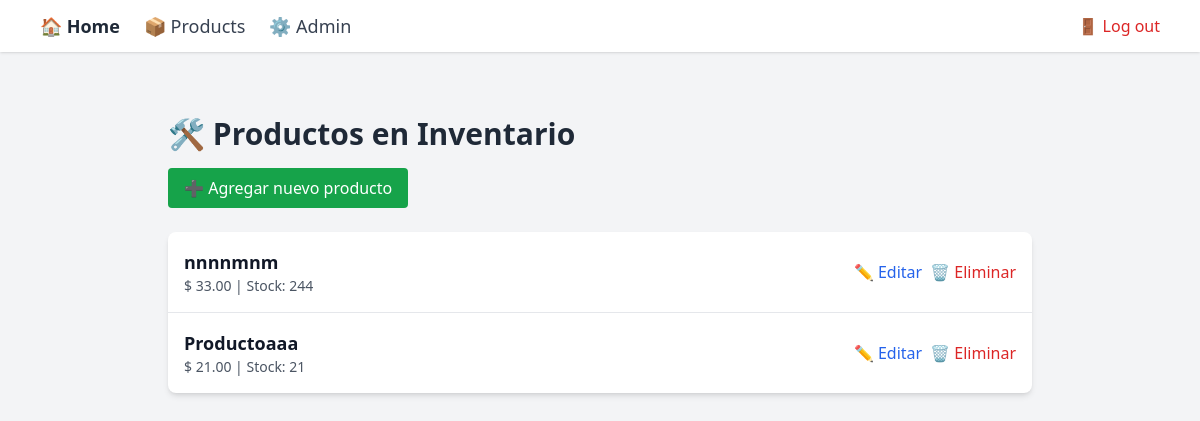
Screenshot of /products/ (signed in) with the database file from the repository.
### products/models.py (models this page shows, shortened)
class Product(models.Model):
    name = models.CharField("Nombre", max_length=100)
    description = models.TextField("Descripción", blank=True)
    code = models.CharField("Código del producto", max_length=50, unique=True)
    category = models.CharField("Categoría", max_length=50)
    brand = models.CharField("Marca", max_length=50, blank=True)
    price = models.DecimalField("Precio", max_digits=10, decimal_places=2)
    stock = models.PositiveIntegerField("Stock disponible")
    unit = models.CharField("Unidad de medida", max_length=20, default="unidad")
    is_active = models.BooleanField("Está activo", default=True)
    is_taxable = models.BooleanField("Gravado con IVA", default=True)
    created_at = models.DateTimeField("Fecha de creación", auto_now_add=True)
    updated_at = models.DateTimeField("Última actualización", auto_now=True)

### products/views.py (the view)
# urls.py: path('', views.product_list, name='product_list'),
@login_required
def product_list(request):
    products = Product.objects.all()
    return render(request, 'products/list.html', {'products': products})

### products/templates/products/list.html (shortened to what this page needs)
{% extends 'products/base.html' %}
{% block content %}
<div class="max-w-4xl mx-auto py-8 px-4">
    <header class="mb-6">
        <h1 class="text-3xl font-bold text-gray-800 mb-4">🛠️ Productos en Inventario</h1>
        <a href="{% url 'product_create' %}" class="inline-block bg-green-600 text-white px-4 py-2 rounded hover:bg-green-700 transition">
            ➕ Agregar nuevo producto
        </a>
    </header>
    <div class="bg-white shadow-md rounded-lg overflow-hidden">
        <ul class="divide-y divide-gray-200">
            {% for product in products %}
                <li class="p-4 flex justify-between items-center">
                    <div>
                        <p class="text-lg font-semibold text-gray-900">{{ product.name }}</p>
                        <p class="text-sm text-gray-600">$ {{ product.price }} | Stock: {{ product.stock }}</p>
                    </div>
                    <div class="flex gap-2">
                        <a href="{% url 'product_update' product.id %}" class="text-blue-600 hover:underline">✏️ Editar</a>
                        <a href="{% url 'product_delete' product.id %}" class="text-red-600 hover:underline">🗑️ Eliminar</a>
                    </div>
                </li>
            {% empty %}
                <li class="p-4 text-gray-500">No hay productos en el inventario.</li>
            {% endfor %}
        </ul>
    </div>
</div>
{% endblock %}

### rows the page displays
Product: name "nnnnmnm", price "33.00", stock "244"
Product: name "Productoaaa", price "21.00", stock "21"
